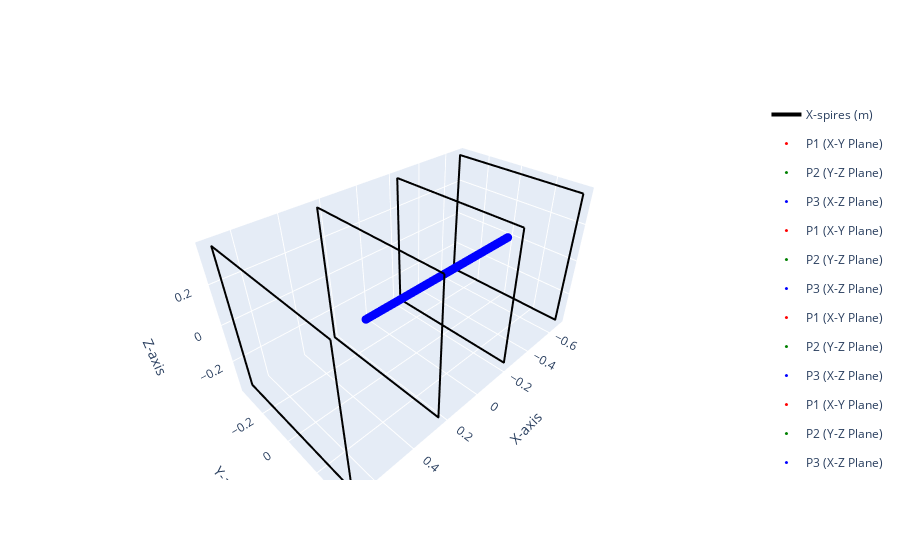

Notebook cell for this chart:
### Code cell
hplot.plot_grid(X, Y, Z, f0)

### Figure 1 — Plotly figure (JSON) as saved in the notebook; plotly's stock layout.template omitted (floating-point values rounded to 4 significant figures; data arrays with more than 128 entries replaced by an {"elided": "..."} marker saying what was removed)
{"data": [{"legendgroup": "X-spires (m)", "line": {"color": "black", "width": 4}, "mode": "lines", "name": "X-spires (m)", "showlegend": true, "type": "scatter3d", "x": {"elided": "400 float values"}, "y": {"elided": "400 float values"}, "z": {"elided": "400 float values"}}, {"legendgroup": "X-spires (m)", "line": {"color": "black", "width": 4}, "mode": "lines", "showlegend": false, "type": "scatter3d", "x": {"elided": "400 float values"}, "y": {"elided": "400 float values"}, "z": {"elided": "400 float values"}}, {"legendgroup": "X-spires (m)", "line": {"color": "black", "width": 4}, "mode": "lines", "showlegend": false, "type": "scatter3d", "x": {"elided": "400 float values"}, "y": {"elided": "400 float values"}, "z": {"elided": "400 float values"}}, {"legendgroup": "X-spires (m)", "line": {"color": "black", "width": 4}, "mode": "lines", "showlegend": false, "type": "scatter3d", "x": {"elided": "400 float values"}, "y": {"elided": "400 float values"}, "z": {"elided": "400 float values"}}, {"marker": {"color": "red", "size": 3}, "mode": "markers", "name": "P1 (X-Y Plane)", "type": "scatter3d", "x": [-0.69, -0.68, -0.67, -0.66, -0.65, -0.64, -0.63, -0.62, -0.61, -0.6, -0.59, -0.58, -0.57, -0.56, -0.55, -0.54, -0.53, -0.52, -0.51, -0.5, -0.49, -0.48, -0.47, -0.46, -0.45, -0.44, -0.43, -0.42, -0.41, -0.4, -0.39, -0.38, -0.37, -0.36, -0.35, -0.34, -0.33, -0.32, -0.31, -0.3, -0.29, -0.28, -0.27, -0.26, -0.25, -0.24, -0.23, -0.22, -0.21, -0.2, -0.19, -0.18, -0.17, -0.16, -0.15, -0.14, -0.13, -0.12, -0.11, -0.1, -0.09, -0.08, -0.07, -0.06, -0.05, -0.04, -0.03, -0.02, -0.01, 0, 5.551e-16], "y": [0, 0, 0, 0, 0, 0, 0, 0, 0, 0, 0, 0, 0, 0, 0, 0, 0, 0, 0, 0, 0, 0, 0, 0, 0, 0, 0, 0, 0, 0, 0, 0, 0, 0, 0, 0, 0, 0, 0, 0, 0, 0, 0, 0, 0, 0, 0, 0, 0, 0, 0, 0, 0, 0, 0, 0, 0, 0, 0, 0, 0, 0, 0, 0, 0, 0, 0, 0, 0, 0, 0], "z": [0, 0, 0, 0, 0, 0, 0, 0, 0, 0, 0, 0, 0, 0, 0, 0, 0, 0, 0, 0, 0, 0, 0, 0, 0, 0, 0, 0, 0, 0, 0, 0, 0, 0, 0, 0, 0, 0, 0, 0, 0, 0, 0, 0, 0, 0, 0, 0, 0, 0, 0, 0, 0, 0, 0, 0, 0, 0, 0, 0, 0, 0, 0, 0, 0, 0, 0, 0, 0, 0, 0]}, {"marker": {"color": "green", "size": 3}, "mode": "markers", "name": "P2 (Y-Z Plane)", "type": "scatter3d", "x": [0], "y": [0], "z": [0]}, {"marker": {"color": "blue", "size": 3}, "mode": "markers", "name": "P3 (X-Z Plane)", "type": "scatter3d", "x": [-0.69, -0.68, -0.67, -0.66, -0.65, -0.64, -0.63, -0.62, -0.61, -0.6, -0.59, -0.58, -0.57, -0.56, -0.55, -0.54, -0.53, -0.52, -0.51, -0.5, -0.49, -0.48, -0.47, -0.46, -0.45, -0.44, -0.43, -0.42, -0.41, -0.4, -0.39, -0.38, -0.37, -0.36, -0.35, -0.34, -0.33, -0.32, -0.31, -0.3, -0.29, -0.28, -0.27, -0.26, -0.25, -0.24, -0.23, -0.22, -0.21, -0.2, -0.19, -0.18, -0.17, -0.16, -0.15, -0.14, -0.13, -0.12, -0.11, -0.1, -0.09, -0.08, -0.07, -0.06, -0.05, -0.04, -0.03, -0.02, -0.01, 0, 5.551e-16], "y": [0, 0, 0, 0, 0, 0, 0, 0, 0, 0, 0, 0, 0, 0, 0, 0, 0, 0, 0, 0, 0, 0, 0, 0, 0, 0, 0, 0, 0, 0, 0, 0, 0, 0, 0, 0, 0, 0, 0, 0, 0, 0, 0, 0, 0, 0, 0, 0, 0, 0, 0, 0, 0, 0, 0, 0, 0, 0, 0, 0, 0, 0, 0, 0, 0, 0, 0, 0, 0, 0, 0], "z": [0, 0, 0, 0, 0, 0, 0, 0, 0, 0, 0, 0, 0, 0, 0, 0, 0, 0, 0, 0, 0, 0, 0, 0, 0, 0, 0, 0, 0, 0, 0, 0, 0, 0, 0, 0, 0, 0, 0, 0, 0, 0, 0, 0, 0, 0, 0, 0, 0, 0, 0, 0, 0, 0, 0, 0, 0, 0, 0, 0, 0, 0, 0, 0, 0, 0, 0, 0, 0, 0, 0]}, {"marker": {"color": "red", "size": 3}, "mode": "markers", "name": "P1 (X-Y Plane)", "type": "scatter3d", "x": [-0.275, -0.265, -0.255, -0.245, -0.235, -0.225, -0.215, -0.205, -0.195, -0.185, -0.175, -0.165, -0.155, -0.145, -0.135, -0.125, -0.115, -0.105, -0.095, -0.085, -0.075, -0.065, -0.055, -0.045, -0.035, -0.025, -0.015, -0.005, 0, 0.005, 0.015, 0.025, 0.035, 0.045, 0.055, 0.065, 0.075, 0.085, 0.095, 0.105, 0.115, 0.125, 0.135, 0.145, 0.155, 0.165, 0.175, 0.185, 0.195, 0.205, 0.215, 0.225, 0.235, 0.245, 0.255, 0.265, 0.275, 0.275, 0.285], "y": [0, 0, 0, 0, 0, 0, 0, 0, 0, 0, 0, 0, 0, 0, 0, 0, 0, 0, 0, 0, 0, 0, 0, 0, 0, 0, 0, 0, 0, 0, 0, 0, 0, 0, 0, 0, 0, 0, 0, 0, 0, 0, 0, 0, 0, 0, 0, 0, 0, 0, 0, 0, 0, 0, 0, 0, 0, 0, 0], "z": [0, 0, 0, 0, 0, 0, 0, 0, 0, 0, 0, 0, 0, 0, 0, 0, 0, 0, 0, 0, 0, 0, 0, 0, 0, 0, 0, 0, 0, 0, 0, 0, 0, 0, 0, 0, 0, 0, 0, 0, 0, 0, 0, 0, 0, 0, 0, 0, 0, 0, 0, 0, 0, 0, 0, 0, 0, 0, 0]}, {"marker": {"color": "green", "size": 3}, "mode": "markers", "name": "P2 (Y-Z Plane)", "type": "scatter3d", "x": [0], "y": [0], "z": [0]}, {"marker": {"color": "blue", "size": 3}, "mode": "markers", "name": "P3 (X-Z Plane)", "type": "scatter3d", "x": [-0.275, -0.265, -0.255, -0.245, -0.235, -0.225, -0.215, -0.205, -0.195, -0.185, -0.175, -0.165, -0.155, -0.145, -0.135, -0.125, -0.115, -0.105, -0.095, -0.085, -0.075, -0.065, -0.055, -0.045, -0.035, -0.025, -0.015, -0.005, 0, 0.005, 0.015, 0.025, 0.035, 0.045, 0.055, 0.065, 0.075, 0.085, 0.095, 0.105, 0.115, 0.125, 0.135, 0.145, 0.155, 0.165, 0.175, 0.185, 0.195, 0.205, 0.215, 0.225, 0.235, 0.245, 0.255, 0.265, 0.275, 0.275, 0.285], "y": [0, 0, 0, 0, 0, 0, 0, 0, 0, 0, 0, 0, 0, 0, 0, 0, 0, 0, 0, 0, 0, 0, 0, 0, 0, 0, 0, 0, 0, 0, 0, 0, 0, 0, 0, 0, 0, 0, 0, 0, 0, 0, 0, 0, 0, 0, 0, 0, 0, 0, 0, 0, 0, 0, 0, 0, 0, 0, 0], "z": [0, 0, 0, 0, 0, 0, 0, 0, 0, 0, 0, 0, 0, 0, 0, 0, 0, 0, 0, 0, 0, 0, 0, 0, 0, 0, 0, 0, 0, 0, 0, 0, 0, 0, 0, 0, 0, 0, 0, 0, 0, 0, 0, 0, 0, 0, 0, 0, 0, 0, 0, 0, 0, 0, 0, 0, 0, 0, 0]}, {"marker": {"color": "red", "size": 3}, "mode": "markers", "name": "P1 (X-Y Plane)", "type": "scatter3d", "x": [-0.295, -0.285, -0.275, -0.265, -0.255, -0.245, -0.235, -0.225, -0.215, -0.205, -0.195, -0.185, -0.175, -0.165, -0.155, -0.145, -0.135, -0.125, -0.115, -0.105, -0.095, -0.085, -0.075, -0.065, -0.055, -0.045, -0.035, -0.025, -0.015, -0.005, 0, 0.005, 0.015, 0.025, 0.035, 0.045, 0.055, 0.065, 0.075, 0.085, 0.095, 0.105, 0.115, 0.125, 0.135, 0.145, 0.155, 0.165, 0.175, 0.185, 0.195, 0.205, 0.215, 0.225, 0.235, 0.245, 0.255, 0.265, 0.275, 0.285, 0.295, 0.295], "y": [0, 0, 0, 0, 0, 0, 0, 0, 0, 0, 0, 0, 0, 0, 0, 0, 0, 0, 0, 0, 0, 0, 0, 0, 0, 0, 0, 0, 0, 0, 0, 0, 0, 0, 0, 0, 0, 0, 0, 0, 0, 0, 0, 0, 0, 0, 0, 0, 0, 0, 0, 0, 0, 0, 0, 0, 0, 0, 0, 0, 0, 0], "z": [0, 0, 0, 0, 0, 0, 0, 0, 0, 0, 0, 0, 0, 0, 0, 0, 0, 0, 0, 0, 0, 0, 0, 0, 0, 0, 0, 0, 0, 0, 0, 0, 0, 0, 0, 0, 0, 0, 0, 0, 0, 0, 0, 0, 0, 0, 0, 0, 0, 0, 0, 0, 0, 0, 0, 0, 0, 0, 0, 0, 0, 0]}, {"marker": {"color": "green", "size": 3}, "mode": "markers", "name": "P2 (Y-Z Plane)", "type": "scatter3d", "x": [0], "y": [0], "z": [0]}, {"marker": {"color": "blue", "size": 3}, "mode": "markers", "name": "P3 (X-Z Plane)", "type": "scatter3d", "x": [-0.295, -0.285, -0.275, -0.265, -0.255, -0.245, -0.235, -0.225, -0.215, -0.205, -0.195, -0.185, -0.175, -0.165, -0.155, -0.145, -0.135, -0.125, -0.115, -0.105, -0.095, -0.085, -0.075, -0.065, -0.055, -0.045, -0.035, -0.025, -0.015, -0.005, 0, 0.005, 0.015, 0.025, 0.035, 0.045, 0.055, 0.065, 0.075, 0.085, 0.095, 0.105, 0.115, 0.125, 0.135, 0.145, 0.155, 0.165, 0.175, 0.185, 0.195, 0.205, 0.215, 0.225, 0.235, 0.245, 0.255, 0.265, 0.275, 0.285, 0.295, 0.295], "y": [0, 0, 0, 0, 0, 0, 0, 0, 0, 0, 0, 0, 0, 0, 0, 0, 0, 0, 0, 0, 0, 0, 0, 0, 0, 0, 0, 0, 0, 0, 0, 0, 0, 0, 0, 0, 0, 0, 0, 0, 0, 0, 0, 0, 0, 0, 0, 0, 0, 0, 0, 0, 0, 0, 0, 0, 0, 0, 0, 0, 0, 0], "z": [0, 0, 0, 0, 0, 0, 0, 0, 0, 0, 0, 0, 0, 0, 0, 0, 0, 0, 0, 0, 0, 0, 0, 0, 0, 0, 0, 0, 0, 0, 0, 0, 0, 0, 0, 0, 0, 0, 0, 0, 0, 0, 0, 0, 0, 0, 0, 0, 0, 0, 0, 0, 0, 0, 0, 0, 0, 0, 0, 0, 0, 0]}, {"marker": {"color": "red", "size": 3}, "mode": "markers", "name": "P1 (X-Y Plane)", "type": "scatter3d", "x": [-0.2, -0.19, -0.18, -0.17, -0.16, -0.15, -0.14, -0.13, -0.12, -0.11, -0.1, -0.09, -0.08, -0.07, -0.06, -0.05, -0.04, -0.03, -0.02, -0.01, 0, 1.665e-16, 0.01, 0.02, 0.03, 0.04, 0.05, 0.06, 0.07, 0.08, 0.09, 0.1, 0.11, 0.12, 0.13, 0.14, 0.15, 0.16, 0.17, 0.18, 0.19, 0.2, 0.2], "y": [0, 0, 0, 0, 0, 0, 0, 0, 0, 0, 0, 0, 0, 0, 0, 0, 0, 0, 0, 0, 0, 0, 0, 0, 0, 0, 0, 0, 0, 0, 0, 0, 0, 0, 0, 0, 0, 0, 0, 0, 0, 0, 0], "z": [0, 0, 0, 0, 0, 0, 0, 0, 0, 0, 0, 0, 0, 0, 0, 0, 0, 0, 0, 0, 0, 0, 0, 0, 0, 0, 0, 0, 0, 0, 0, 0, 0, 0, 0, 0, 0, 0, 0, 0, 0, 0, 0]}, {"marker": {"color": "green", "size": 3}, "mode": "markers", "name": "P2 (Y-Z Plane)", "type": "scatter3d", "x": [0], "y": [0], "z": [0]}, {"marker": {"color": "blue", "size": 3}, "mode": "markers", "name": "P3 (X-Z Plane)", "type": "scatter3d", "x": [-0.2, -0.19, -0.18, -0.17, -0.16, -0.15, -0.14, -0.13, -0.12, -0.11, -0.1, -0.09, -0.08, -0.07, -0.06, -0.05, -0.04, -0.03, -0.02, -0.01, 0, 1.665e-16, 0.01, 0.02, 0.03, 0.04, 0.05, 0.06, 0.07, 0.08, 0.09, 0.1, 0.11, 0.12, 0.13, 0.14, 0.15, 0.16, 0.17, 0.18, 0.19, 0.2, 0.2], "y": [0, 0, 0, 0, 0, 0, 0, 0, 0, 0, 0, 0, 0, 0, 0, 0, 0, 0, 0, 0, 0, 0, 0, 0, 0, 0, 0, 0, 0, 0, 0, 0, 0, 0, 0, 0, 0, 0, 0, 0, 0, 0, 0], "z": [0, 0, 0, 0, 0, 0, 0, 0, 0, 0, 0, 0, 0, 0, 0, 0, 0, 0, 0, 0, 0, 0, 0, 0, 0, 0, 0, 0, 0, 0, 0, 0, 0, 0, 0, 0, 0, 0, 0, 0, 0, 0, 0]}], "layout": {"scene": {"xaxis": {"title": {"text": "X-axis"}}, "yaxis": {"title": {"text": "Y-axis"}}, "zaxis": {"title": {"text": "Z-axis"}}}}}
